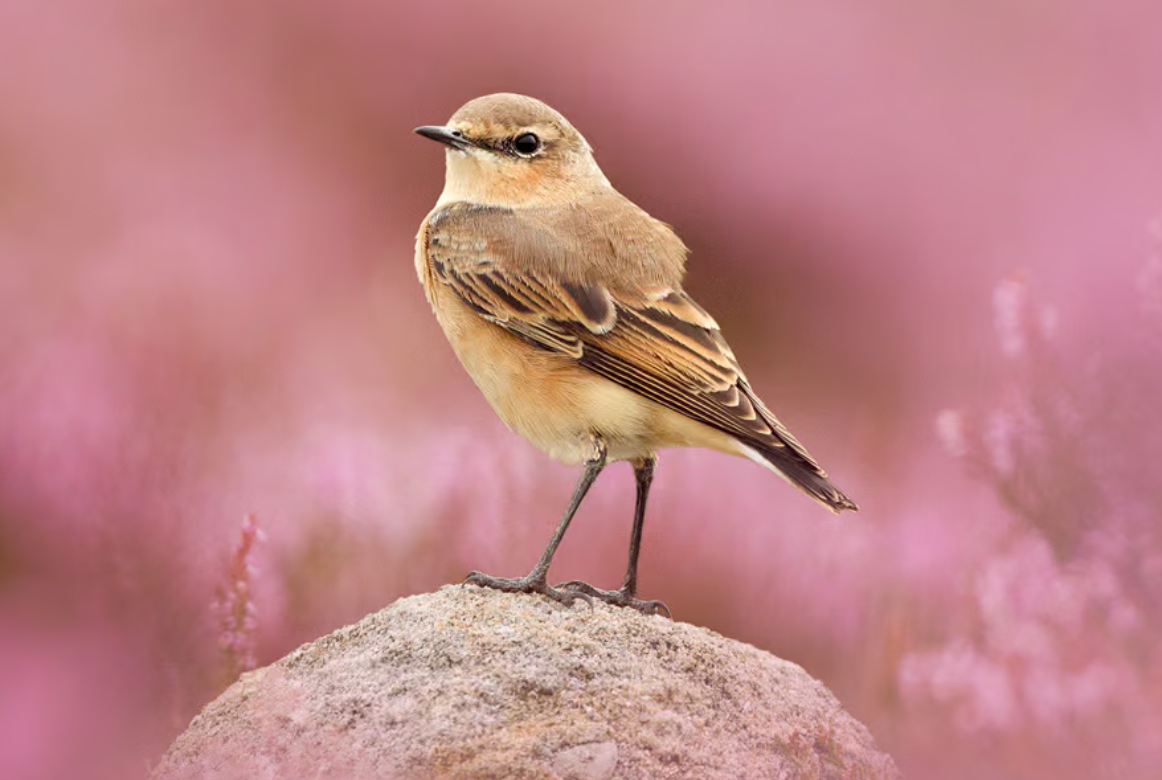
#> input picture bird_img.png, 1162 x 780 px, given in place of the camera
$ jupyter execute 06_video_pipeline.ipynb
#> lines starting #> are read from the running program, lines starting #| are printed output that depends on the picture
[cell 1]
import cv2 as cv
print(cv.__version__)

import numpy as np
print(np.__version__)

import matplotlib.pyplot as plt

import time

[cell 2]
class ImagePipeline:
    def __init__(self, enable_face_detect=False, tint_mode=None):
        """
        初始化 pipeline
        :param enable_face_detect: 是否启用人脸检测
        :param tint_mode: 色调滤镜模式，可选 'warm', 'cool', None
        """
        self.enable_face_detect = enable_face_detect
        self.tint_mode = tint_mode
        if self.enable_face_detect:
            try:
                self.face_cascade = cv.CascadeClassifier(
                    cv.data.haarcascades + 'haarcascade_frontalface_default.xml'
                )
            except AttributeError:
                print("⚠️ cv.data 不可用，跳过人脸检测")
                self.enable_face_detect = False

    # ========== 原有方法（略作保留）==========
    def flip_horizontal(self, frame):
        return cv.flip(frame, 1)

    def adjust_brightness_hsv(self, frame, value_delta=30):
        hsv = cv.cvtColor(frame, cv.COLOR_BGR2HSV)
        h, s, v = cv.split(hsv)
        v = np.clip(v.astype(np.int16) + value_delta, 0, 255).astype(np.uint8)
        return cv.cvtColor(cv.merge([h, s, v]), cv.COLOR_HSV2BGR)

    def detect_faces(self, frame):
        if not self.enable_face_detect:
            return frame
        gray = cv.cvtColor(frame, cv.COLOR_BGR2GRAY)
        faces = self.face_cascade.detectMultiScale(gray, scaleFactor=1.1, minNeighbors=5, minSize=(30, 30))
        for (x, y, w, h) in faces:
            cv.rectangle(frame, (x, y), (x + w, y + h), (0, 255, 0), 2)
        return frame

    # ========== 新增方法 ==========

    def bilateral_filter(self, frame, d=9, sigma_color=75, sigma_space=75):
        """
        双边滤波：平滑图像但保留边缘（美颜去噪）
        :param d: 邻域直径（建议 5~15）
        :param sigma_color: 色彩空间标准差
        :param sigma_space: 坐标空间标准差
        """
        return cv.bilateralFilter(frame, d, sigma_color, sigma_space)

    def white_balance_grayworld(self, frame):
        """
        灰度世界白平衡算法（简单有效）
        假设图像平均 R=G=B，通过缩放通道实现平衡
        """
        if frame.dtype != np.uint8:
            frame = frame.astype(np.uint8)
        result = frame.copy()
        # 计算各通道均值
        avg_b = np.mean(frame[:, :, 0])
        avg_g = np.mean(frame[:, :, 1])
        avg_r = np.mean(frame[:, :, 2])

        # 避免除零
        if avg_b == 0 or avg_g == 0 or avg_r == 0:
            return frame

        # 计算缩放因子（以绿色通道为基准）
        scale_b = avg_g / avg_b
        scale_r = avg_g / avg_r

        result[:, :, 0] = np.clip(frame[:, :, 0] * scale_b, 0, 255)
        result[:, :, 2] = np.clip(frame[:, :, 2] * scale_r, 0, 255)
        return result.astype(np.uint8)

    def apply_tint(self, frame):
        """
        应用色调滤镜：
        - warm: 增加红色/黄色（模拟夕阳）
        - cool: 增加蓝色（模拟阴天）
        """
        if self.tint_mode is None:
            return frame

        overlay = frame.copy()
        output = frame.copy()

        if self.tint_mode == 'warm':
            # 暖色：添加橙色覆盖层
            overlay[:] = (40, 80, 200)  # BGR: 偏红黄
            alpha = 0.2
        elif self.tint_mode == 'cool':
            # 冷色：添加蓝色覆盖层
            overlay[:] = (200, 120, 40)  # BGR: 偏蓝青
            alpha = 0.15
        else:
            return frame

        # 混合原图与覆盖层
        return cv.addWeighted(overlay, alpha, output, 1 - alpha, 0)

    # ========== 主处理流水线 ==========
    def process(self, frame):
        if frame is None or frame.size == 0:
            return frame

        out = frame.copy()

        # Step 1: 白平衡（建议早做）
        out = self.white_balance_grayworld(out)

        # Step 2: 镜像
        out = self.flip_horizontal(out)

        # Step 3: 亮度增强
        out = self.adjust_brightness_hsv(out, value_delta=35)

        # Step 4: 双边滤波（美颜去噪）
        out = self.bilateral_filter(out, d=7, sigma_color=50, sigma_space=50)

        # Step 5: 色调滤镜
        out = self.apply_tint(out)

        # Step 6: 人脸检测（最后叠加图形）
        out = self.detect_faces(out)

        return out

[cell 3]
# ======================
# 主程序：运行摄像头 pipeline
# ======================
def main():
    cap = cv.VideoCapture(0)
    if not cap.isOpened():
        print("❌ 无法打开摄像头")
        return

    # 可尝试: tint_mode=None, 'warm', 'cool'
    pipeline = ImagePipeline(enable_face_detect=True, tint_mode='cool')

    print("按 'q' 退出")

    while True:
        ret, frame = cap.read()
#> frame is the input picture: shape (780, 1162, 3); mean B, G, R 134.2, 131.8, 191.9
        if not ret:
            break

        processed = pipeline.process(frame)
#> in white_balance_grayworld, `avg_b = np.mean(frame[:, :, 0])`: avg_b = 134.2
#> in white_balance_grayworld, `avg_g = np.mean(frame[:, :, 1])`: avg_g = 131.8
#> in white_balance_grayworld, `avg_r = np.mean(frame[:, :, 2])`: avg_r = 191.9
#> in white_balance_grayworld, `scale_b = avg_g / avg_b`: scale_b = 0.982
#> in white_balance_grayworld, `scale_r = avg_g / avg_r`: scale_r = 0.687
#> in adjust_brightness_hsv, `hsv = cv.cvtColor(frame, cv.COLOR_BGR2HSV)`: hsv: shape (780, 1162, 3); mean H, S, V 90.3, 32.9, 140.6
#> in adjust_brightness_hsv, `h, s, v = cv.split(hsv)`:
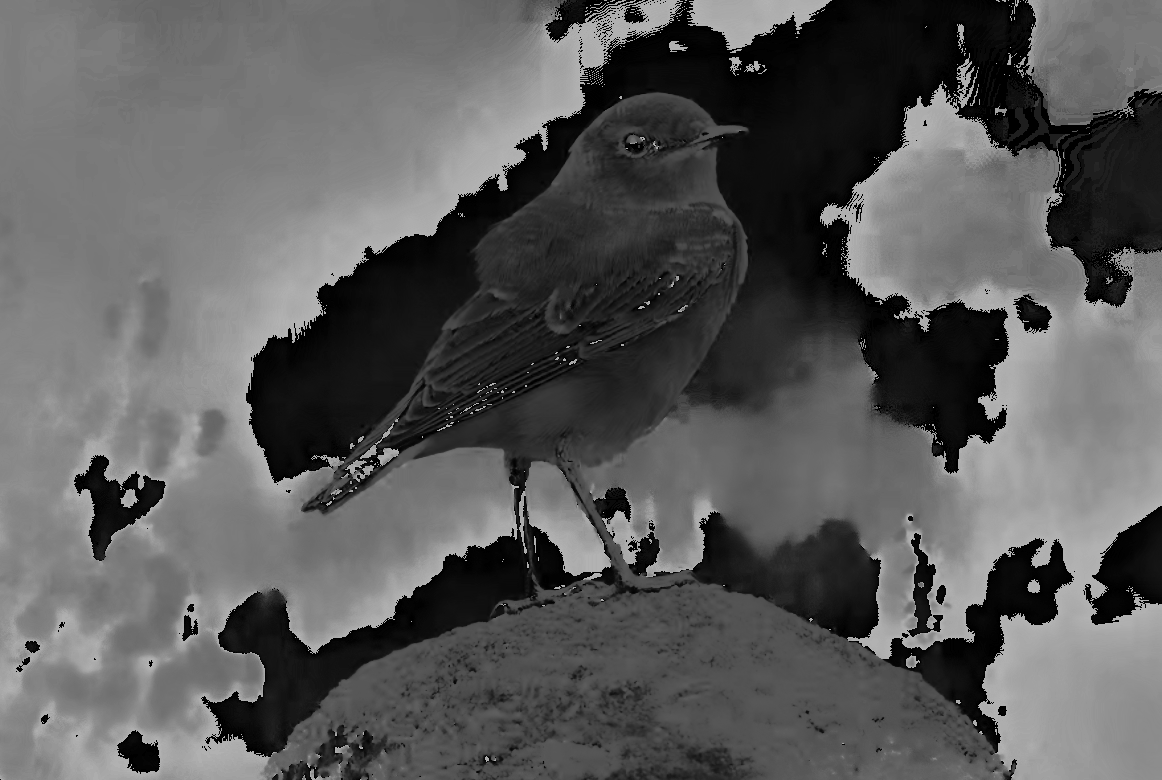
#> h: shape (780, 1162); min 0, max 179, mean 90.3
#> in adjust_brightness_hsv, `h, s, v = cv.split(hsv)`:
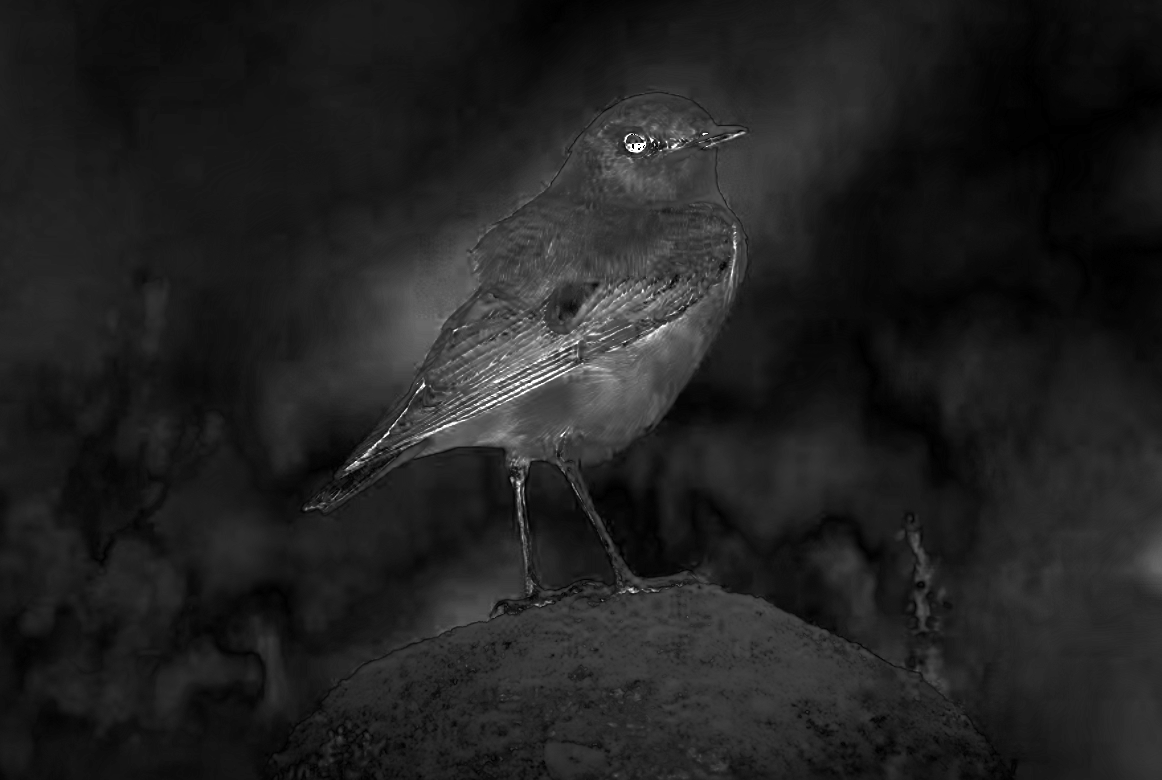
#> s: shape (780, 1162); min 0, max 255, mean 32.9
#> in apply_tint, `overlay[:] = (200, 120, 40)`:
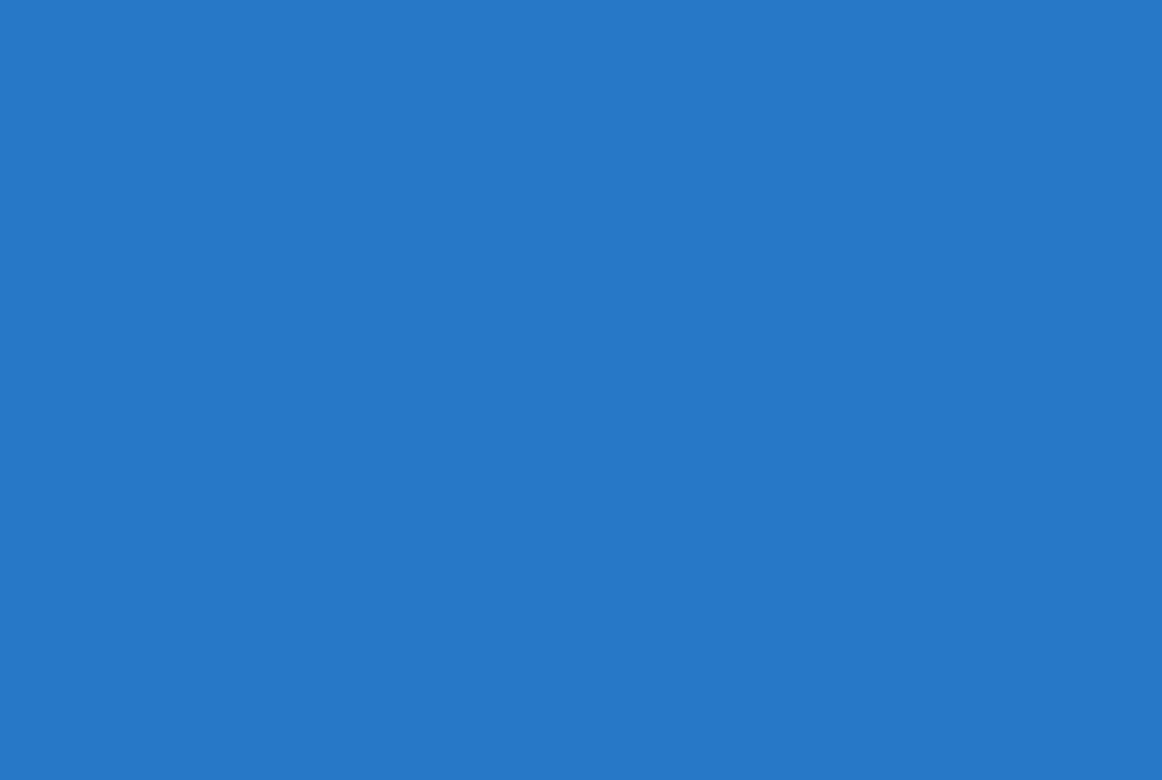
#> overlay: shape (780, 1162, 3); mean B, G, R 200, 120, 40
#> in detect_faces, `gray = cv.cvtColor(frame, cv.COLOR_BGR2GRAY)`:
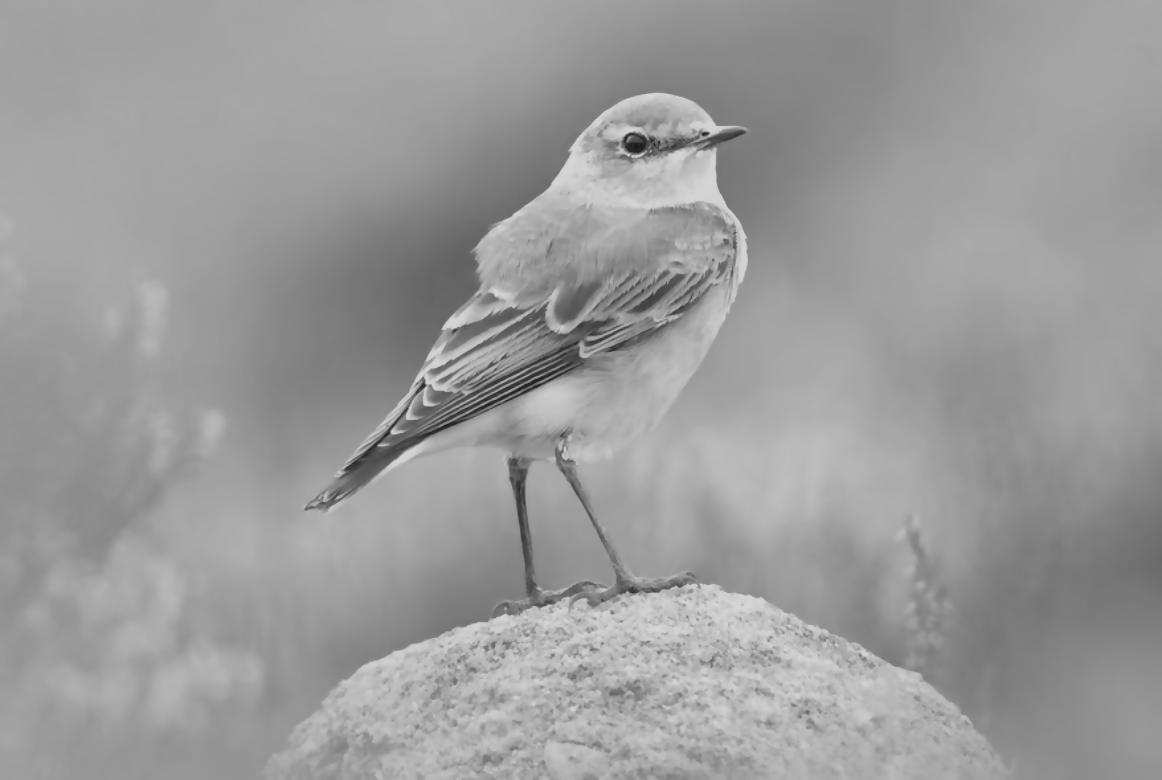
#> gray: shape (780, 1162); min 27, max 214, mean 155.1
#> in detect_faces, `faces = self.face_cascade.detectMultiScale(gray, scaleFactor=1.1, minN..`: faces = ()
        combined = np.hstack((frame, processed))
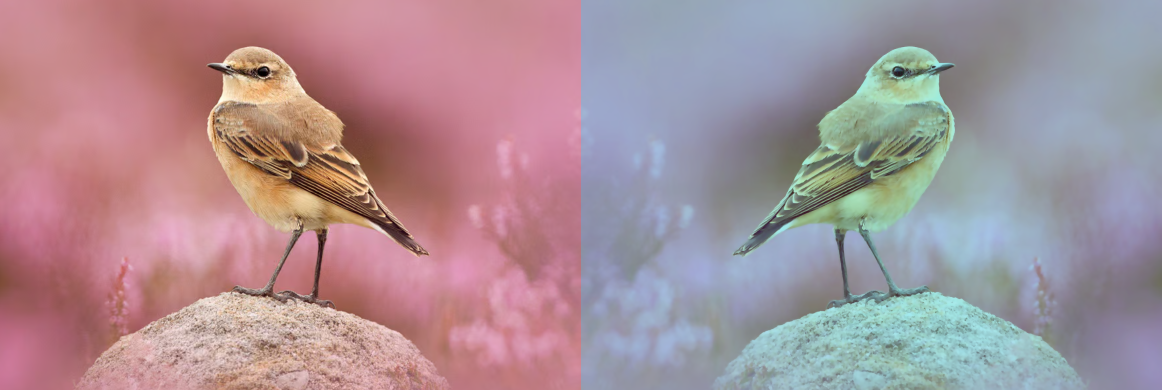
#> combined: shape (780, 2324, 3) (shown at 1/2 size); mean B, G, R 151.6, 144.6, 168.6
        cv.imshow('Original | Processed', combined)

        key = cv.waitKey(1) & 0xFF
#> (key q is pressed here)
        if key == ord('q'):
            break

    cap.release()
    cv.destroyAllWindows()
